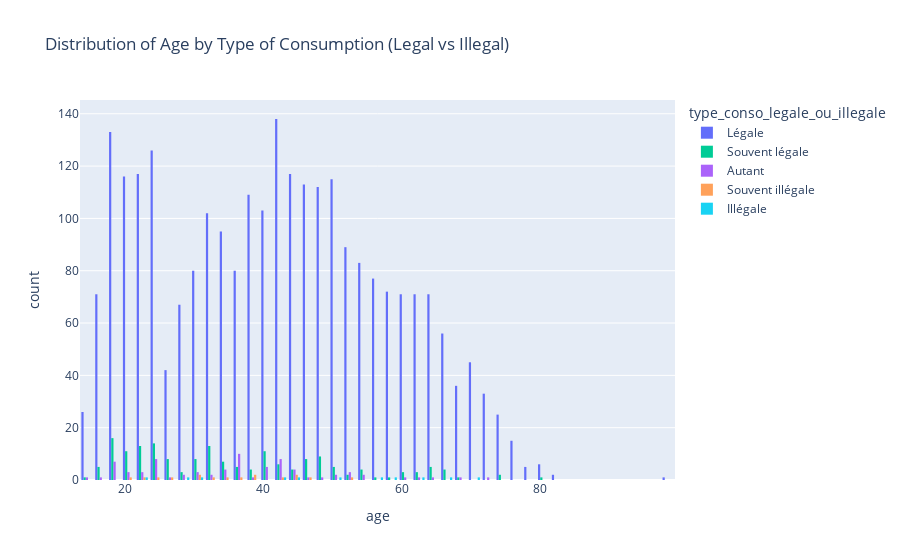

Here is the notebook cell this chart was saved with:
### Code cell
fig = px.histogram(
    df,
    x="age",
    color="type_conso_legale_ou_illegale",
    barmode="group",
    title="Distribution of Age by Type of Consumption (Legal vs Illegal)"
)
fig.show()

### Figure 1 — Plotly figure (JSON) as saved in the notebook; plotly's stock layout.template omitted (floating-point values rounded to 4 significant figures; data arrays with more than 128 entries replaced by an {"elided": "..."} marker saying what was removed)
{"data": [{"alignmentgroup": "True", "bingroup": "x", "hovertemplate": "type_conso_legale_ou_illegale=Légale<br>age=%{x}<br>count=%{y}<extra></extra>", "legendgroup": "Légale", "marker": {"color": "#636efa", "pattern": {"shape": ""}}, "name": "Légale", "offsetgroup": "Légale", "orientation": "v", "showlegend": true, "type": "histogram", "x": {"elided": "2620 int values"}, "xaxis": "x", "yaxis": "y"}, {"alignmentgroup": "True", "bingroup": "x", "hovertemplate": "type_conso_legale_ou_illegale=Souvent légale<br>age=%{x}<br>count=%{y}<extra></extra>", "legendgroup": "Souvent légale", "marker": {"color": "#00cc96", "pattern": {"shape": ""}}, "name": "Souvent légale", "offsetgroup": "Souvent légale", "orientation": "v", "showlegend": true, "type": "histogram", "x": {"elided": "178 int values"}, "xaxis": "x", "yaxis": "y"}, {"alignmentgroup": "True", "bingroup": "x", "hovertemplate": "type_conso_legale_ou_illegale=Autant<br>age=%{x}<br>count=%{y}<extra></extra>", "legendgroup": "Autant", "marker": {"color": "#ab63fa", "pattern": {"shape": ""}}, "name": "Autant", "offsetgroup": "Autant", "orientation": "v", "showlegend": true, "type": "histogram", "x": [51, 42, 52, 36, 23, 31, 50, 61, 45, 55, 28, 46, 54, 44, 63, 41, 43, 25, 20, 35, 41, 15, 43, 64, 16, 53, 40, 37, 44, 52, 18, 23, 20, 24, 24, 24, 48, 19, 19, 18, 22, 25, 24, 18, 18, 18, 24, 68, 73, 43, 27, 28, 42, 37, 32, 36, 36, 34, 37, 41, 43, 37, 36, 36, 42, 32, 44, 31, 35, 34, 37, 39, 42, 31, 25, 41, 20], "xaxis": "x", "yaxis": "y"}, {"alignmentgroup": "True", "bingroup": "x", "hovertemplate": "type_conso_legale_ou_illegale=Souvent illégale<br>age=%{x}<br>count=%{y}<extra></extra>", "legendgroup": "Souvent illégale", "marker": {"color": "#FFA15A", "pattern": {"shape": ""}}, "name": "Souvent illégale", "offsetgroup": "Souvent illégale", "orientation": "v", "showlegend": true, "type": "histogram", "x": [24, 53, 37, 31, 39, 23, 21, 35, 30, 42, 45, 33, 45, 27, 47, 38], "xaxis": "x", "yaxis": "y"}, {"alignmentgroup": "True", "bingroup": "x", "hovertemplate": "type_conso_legale_ou_illegale=Illégale<br>age=%{x}<br>count=%{y}<extra></extra>", "legendgroup": "Illégale", "marker": {"color": "#19d3f3", "pattern": {"shape": ""}}, "name": "Illégale", "offsetgroup": "Illégale", "orientation": "v", "showlegend": true, "type": "histogram", "x": [29, 57, 51, 62, 59, 43, 71, 23, 66, 45, 31], "xaxis": "x", "yaxis": "y"}], "layout": {"autosize": true, "barmode": "group", "legend": {"title": {"text": "type_conso_legale_ou_illegale"}, "tracegroupgap": 0}, "title": {"text": "Distribution of Age by Type of Consumption (Legal vs Illegal)"}, "xaxis": {"anchor": "y", "autorange": true, "domain": [0, 1], "range": [13.5, 99.5], "title": {"text": "age"}, "type": "linear"}, "yaxis": {"anchor": "x", "autorange": true, "domain": [0, 1], "range": [0, 145.3], "title": {"text": "count"}}}}
